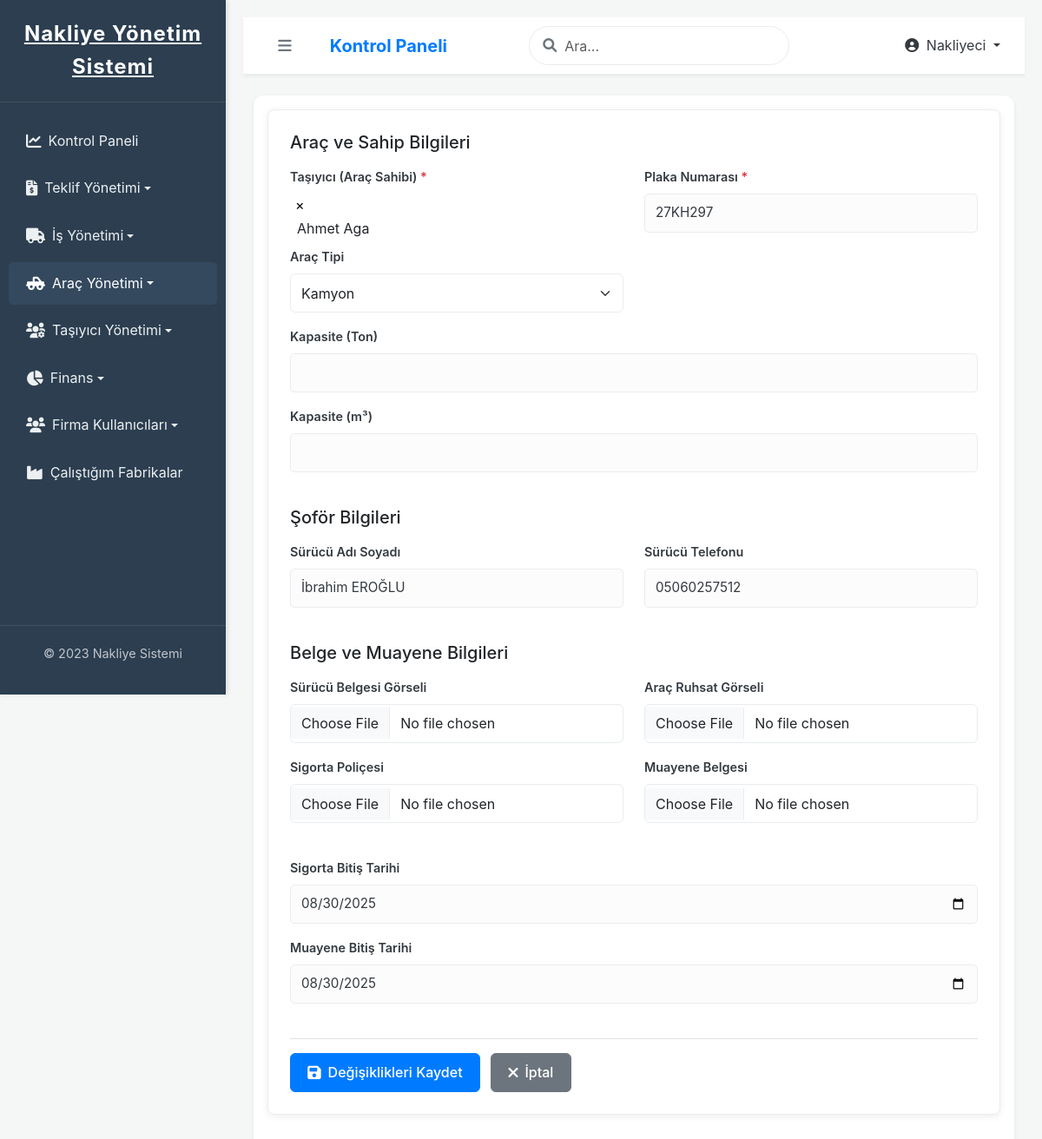
Page /nakliyeci/arac/1/guncelle/ (signed in) on the earlier database version.
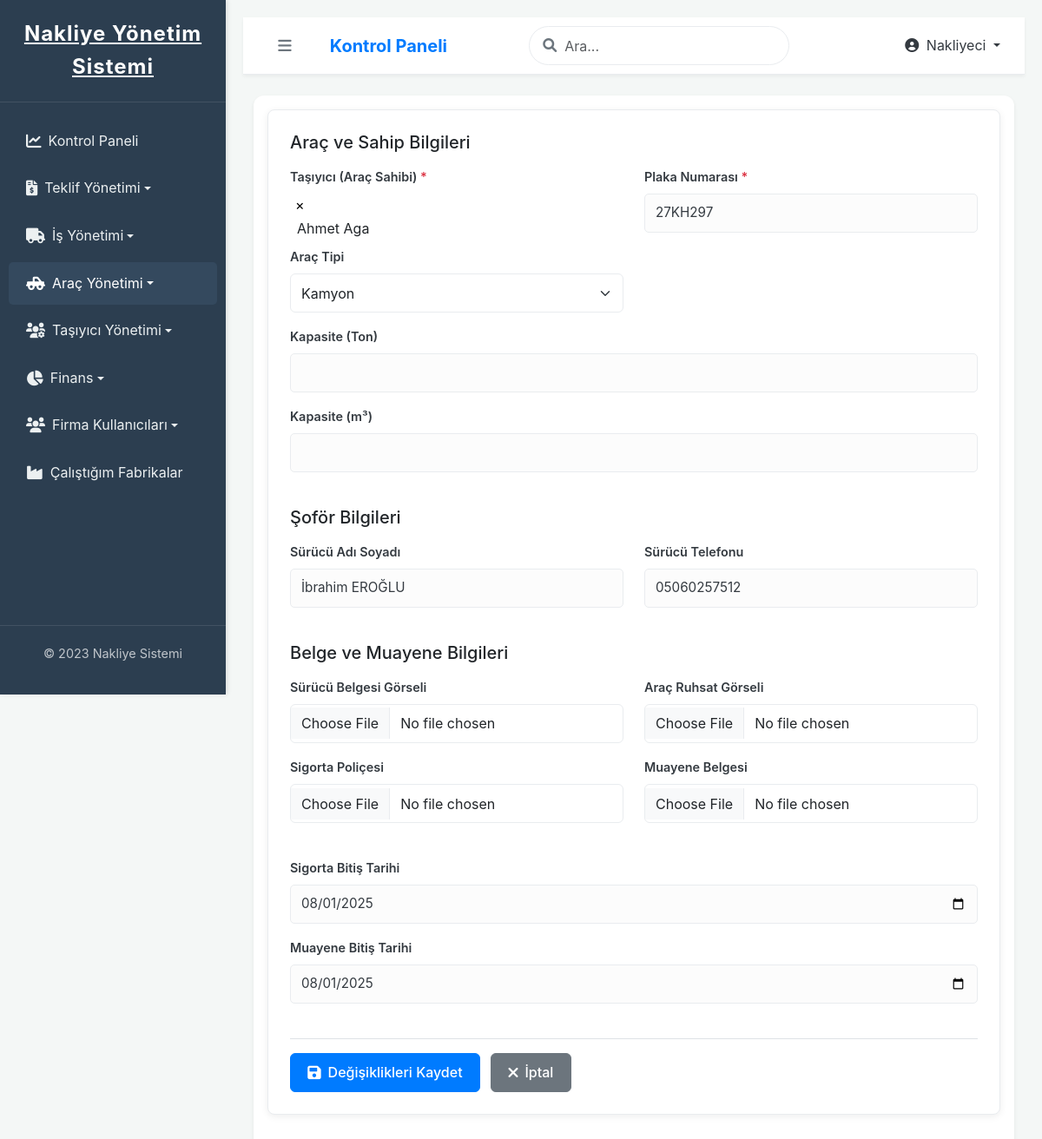
Same page on the later database version.
### ana_uygulama/models.py (models this page shows, shortened)
class Vehicle(models.Model):
    VEHICLE_TYPE_CHOICES = [
        ('CEKICI', 'Çekici'),
        ('DORSE', 'Dorse'),
        ('KAMYON', 'Kamyon'),
        ('KAMYONET', 'Kamyonet'),
        ('MUTEAHHIT', 'Müteahhit (İş Makinesi)'),
        ('DIGER', 'Diğer'),
    ]
    carrier = models.ForeignKey(
        Carrier,
        on_delete=models.CASCADE, # Taşıyıcı silinirse araçları da silinir.
        related_name='vehicles',
        verbose_name="Araç Sahibi (Taşıyıcı)",
    )
    plate_number = models.CharField(max_length=20, unique=True, verbose_name="Plaka Numarası")
    vehicle_type = models.CharField(max_length=20, choices=VEHICLE_TYPE_CHOICES, default='KAMYON', verbose_name="Araç Tipi")
    capacity_ton = models.DecimalField(max_digits=6, decimal_places=2, null=True, blank=True, verbose_name="Kapasite (Ton)")
    capacity_m3 = models.DecimalField(max_digits=6, decimal_places=2, null=True, blank=True, verbose_name="Kapasite (m³)")
    driver_name = models.CharField(max_length=100, verbose_name="Sürücü Adı Soyadı", blank=True, null=True)
    driver_phone = models.CharField(max_length=20, blank=True, null=True, verbose_name="Sürücü Telefonu")
    license_plate_image = models.FileField(
        upload_to='vehicle_documents/plate_images/',
        blank=True,
        null=True,
        verbose_name="Sürücü Belgesi Görseli",
        validators=[FileExtensionValidator(allowed_extensions=['pdf', 'jpg', 'jpeg', 'png'])]
    )
    vehicle_license_image = models.FileField(
        upload_to='vehicle_documents/vehicle_licenses/',
        blank=True,
        null=True,
        verbose_name="Araç Ruhsat Görseli",
        validators=[FileExtensionValidator(allowed_extensions=['pdf', 'jpg', 'jpeg', 'png'])]
    )
    insurance_document = models.FileField(
        upload_to='vehicle_documents/insurances/',
        blank=True,
        null=True,
        verbose_name="Sigorta Poliçesi (PDF/Resim)",
        validators=[FileExtensionValidator(allowed_extensions=['pdf', 'jpg', 'jpeg', 'png'])]
    )
    inspection_document = models.FileField(
        upload_to='vehicle_documents/inspections/',
        blank=True,
        null=True,
        verbose_name="Muayene Belgesi (PDF/Resim)",
        validators=[FileExtensionValidator(allowed_extensions=['pdf', 'jpg', 'jpeg', 'png'])]
    )
    insurance_expiry_date = models.DateField(blank=True, null=True, verbose_name="Sigorta Bitiş Tarihi")
    inspection_expiry_date = models.DateField(blank=True, null=True, verbose_name="Muayene Bitiş Tarihi")
    is_active = models.BooleanField(default=True, verbose_name="Aktif mi?")
    created_at = models.DateTimeField(auto_now_add=True)
    updated_at = models.DateTimeField(auto_now=True)
    class Meta:
        verbose_name = "Araç"
        verbose_name_plural = "Araçlar"
        ordering = ['plate_number']

### ana_uygulama/views.py (the view)
# urls.py: path('nakliyeci/arac/<int:vehicle_id>/guncelle/', views.vehicle_update_nakliyeci_view, name='vehicle_update_nakliyeci_view'),
@login_required
def vehicle_update_nakliyeci_view(request, vehicle_id):
    if not request.user.company or request.user.company.company_type != 'NAKLIYECI':
        messages.error(request, "Bu sayfaya erişim izniniz yok.")
        return redirect('ana_uygulama:dashboard')
    current_nakliyeci_company = request.user.company
    vehicle_to_update = get_object_or_404(Vehicle, id=vehicle_id, carrier__managed_by_shipper=current_nakliyeci_company)
    if request.method == 'POST':
        form = VehicleForm(request.POST, request.FILES, instance=vehicle_to_update, request_user_company=current_nakliyeci_company)
        if form.is_valid():
            try:
                form.save()
                messages.success(request, f"Araç {vehicle_to_update.plate_number} başarıyla güncellendi.")
                return redirect('ana_uygulama:vehicle_list_nakliyeci')
            except Exception as e:
                messages.debug(request, f"Araç güncellenirken bir hata oluştu: {e}.")
        else:
            messages.warning(request, "Lütfen formdaki hataları düzeltin.")
    else:
        form = VehicleForm(instance=vehicle_to_update, request_user_company=current_nakliyeci_company)
    context = {
        'form': form,
        'vehicle': vehicle_to_update,
        'page_title': f"Aracı Düzenle: {vehicle_to_update.plate_number}"
    }
    return render(request, 'ana_uygulama/nakliyeci/vehicle_form.html', context)

### ana_uygulama/models.py (called while the page is built)
    def __str__(self):
        return self.full_name

### ana_uygulama/templates/ana_uygulama/nakliyeci/vehicle_form.html (shortened to what the changed rows need)
{% extends "base.html" %}
{% load static %}
{% block content %}
    <div class="card shadow-sm">
        <div class="card-body">
            <form method="post" enctype="multipart/form-data" novalidate>
                <div class="row">
                    <div class="col-md-6 mb-3">
                        <label for="{{ form.plate_number.id_for_label }}" class="form-label">{{ form.plate_number.label }} {% if form.plate_number.field.required %}<span class="text-danger">*</span>{% endif %}</label>
                        {{ form.plate_number }}
                    </div>
                </div>
                <div class="row">
                    <div class="col-md-6 mb-3">
                        <label for="{{ form.vehicle_type.id_for_label }}" class="form-label">{{ form.vehicle_type.label }}</label>
                        {{ form.vehicle_type }}
                    </div>
                    <div class="col-md-3 mb-3">
                        <label for="{{ form.capacity_ton.id_for_label }}" class="form-label">{{ form.capacity_ton.label }}</label>
                        {{ form.capacity_ton }}
                    </div>
                    <div class="col-md-3 mb-3">
                        <label for="{{ form.capacity_m3.id_for_label }}" class="form-label">{{ form.capacity_m3.label }}</label>
                        {{ form.capacity_m3 }}
                    </div>
                </div>
                <div class="row">
                    <div class="col-md-6 mb-3">
                        <label for="{{ form.driver_name.id_for_label }}" class="form-label">{{ form.driver_name.label }}</label>
                        {{ form.driver_name }}
                    </div>
                    <div class="col-md-6 mb-3">
                        <label for="{{ form.driver_phone.id_for_label }}" class="form-label">{{ form.driver_phone.label }}</label>
                        {{ form.driver_phone }}
                    </div>
                </div>
                <div class="row">
                    <div class="col-md-6 mb-3">
                        <label for="{{ form.license_plate_image.id_for_label }}" class="form-label">{{ form.license_plate_image.label }}</label>
                        {{ form.license_plate_image }}
                    </div>
                    <div class="col-md-6 mb-3">
                        <label for="{{ form.vehicle_license_image.id_for_label }}" class="form-label">{{ form.vehicle_license_image.label }}</label>
                        {{ form.vehicle_license_image }}
                    </div>
                </div>
                 <div class="row">
                    <div class="col-md-6 mb-3">
                         <label for="{{ form.insurance_document.id_for_label }}" class="form-label">{{ form.insurance_document.label }}</label>
                        {{ form.insurance_document }}
                    </div>
                    <div class="col-md-6 mb-3">
                        <label for="{{ form.inspection_document.id_for_label }}" class="form-label">{{ form.inspection_document.label }}</label>
                        {{ form.inspection_document }}
                    </div>
                </div>
                 <div class="row">
                    <div class="col-md-4 mb-3">
                        <label for="{{ form.insurance_expiry_date.id_for_label }}" class="form-label">{{ form.insurance_expiry_date.label }}</label>
                        {{ form.insurance_expiry_date }}
                    </div>
                    <div class="col-md-4 mb-3">
                        <label for="{{ form.inspection_expiry_date.id_for_label }}" class="form-label">{{ form.inspection_expiry_date.label }}</label>
                        {{ form.inspection_expiry_date }}
                    </div>
                </div>
            </form>
        </div>
    </div>
{% endblock content %}

Differences in the rows shown:
changed Vehicle "27KH297": insurance_expiry_date "08/30/2025" → "08/01/2025"; inspection_expiry_date "08/30/2025" → "08/01/2025"
